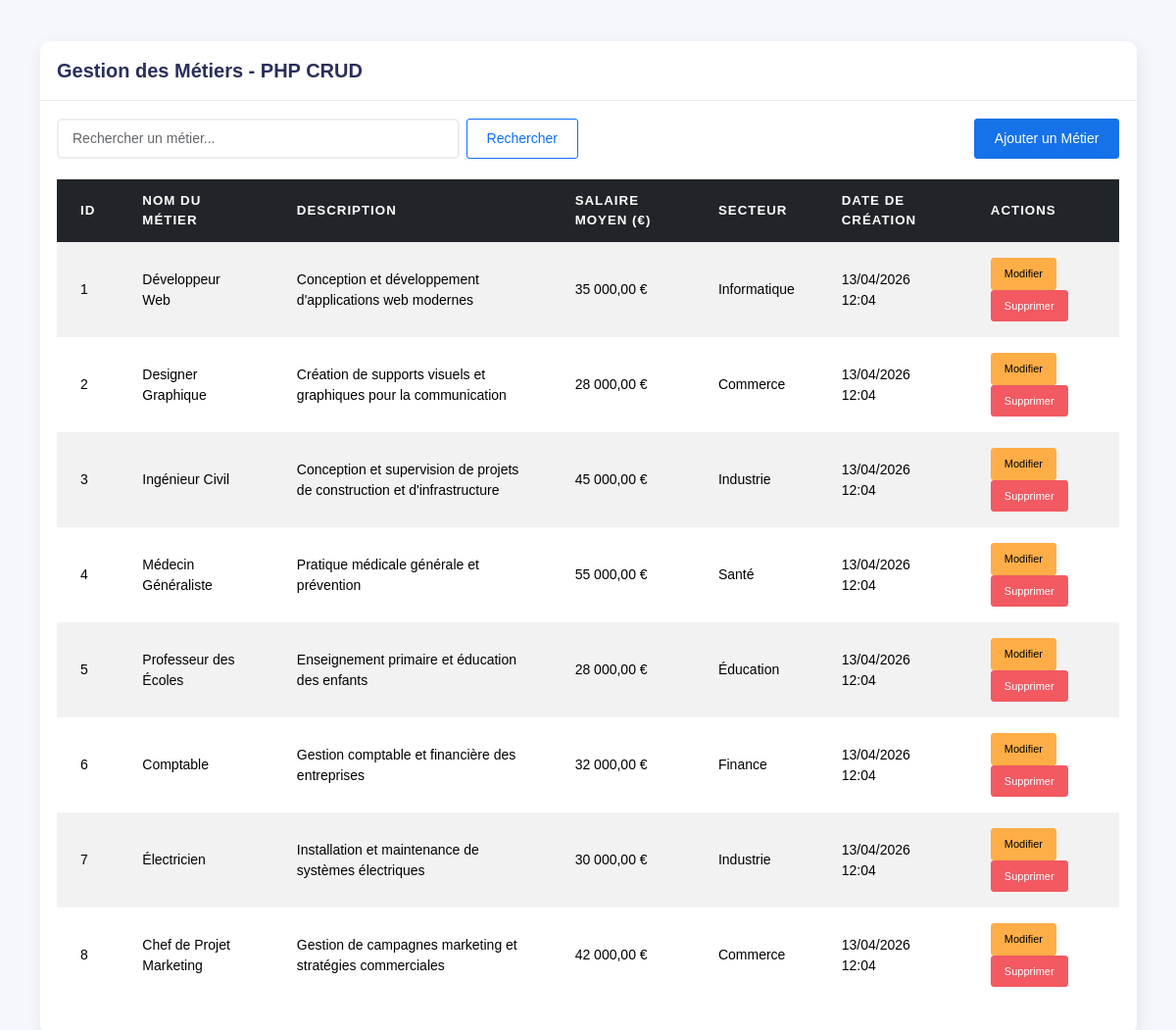
Screenshot of /metiers.php with the database file from the repository.
### tables this page shows
CREATE TABLE IF NOT EXISTS metiers (
    id INT AUTO_INCREMENT PRIMARY KEY,
    nom VARCHAR(255) NOT NULL,
    description TEXT,
    salaire_moyen DECIMAL(10,2),
    secteur VARCHAR(100),
    date_creation TIMESTAMP DEFAULT CURRENT_TIMESTAMP
);

### config.php (called while the page is built, shortened)
<?php
function getDBConnection() {
    try {
        $pdo = new PDO("mysql:host=" . DB_HOST . ";dbname=" . DB_NAME . ";charset=utf8", DB_USER, DB_PASS);
        $pdo->setAttribute(PDO::ATTR_ERRMODE, PDO::ERRMODE_EXCEPTION);
        return $pdo;
    } catch(PDOException $e) {
        die("Erreur de connexion : " . $e->getMessage());
    }
}
?>

### metiers.php (the view, shortened to what this page needs)
<?php
require_once 'config.php';
class MetierManager {
    private $pdo;
    public function __construct() {
        $this->pdo = getDBConnection();
    }
    public function getAllMetiers() {
        $sql = "SELECT * FROM metiers ORDER BY date_creation DESC";
        $stmt = $this->pdo->query($sql);
        return $stmt->fetchAll(PDO::FETCH_ASSOC);
    }
}
$metierManager = new MetierManager();
$metiers = isset($_GET['search']) && !empty($_GET['search'])
    ? $metierManager->rechercherMetiers($_GET['search'])
    : $metierManager->getAllMetiers();
?>
<!DOCTYPE html>
<html lang="fr">
<head>
    <link rel="stylesheet" href="assets/css/bootstrap.min.css">
    <link rel="stylesheet" href="assets/css/plugins.min.css">
    <link rel="stylesheet" href="assets/css/kaiadmin.min.css">
    <link rel="stylesheet" href="assets/css/demo.css">
</head>
<body>
    <div class="container mt-5">
        <div class="row">
            <div class="col-12">
                <div class="card">
                    <div class="card-header">
                        <h3 class="card-title">Gestion des Métiers - PHP CRUD</h3>
                    </div>
                    <div class="card-body">
                        <div class="row mb-4">
                            <div class="col-md-6">
                                <form method="GET" class="d-flex">
                                    <input type="text" name="search" class="form-control me-2"
                                           placeholder="Rechercher un métier..."
                                           value="<?php echo isset($_GET['search']) ? htmlspecialchars($_GET['search']) : ''; ?>">
                                    <button type="submit" class="btn btn-outline-primary">Rechercher</button>
                                </form>
                            </div>
                            <div class="col-md-6 text-end">
                                <button type="button" class="btn btn-primary" data-bs-toggle="modal" data-bs-target="#addMetierModal">
                                    <i class="fas fa-plus"></i> Ajouter un Métier
                                </button>
                            </div>
                        </div>
                        <div class="table-responsive">
                            <table class="table table-striped table-hover">
                                <thead class="table-dark">
                                    <tr>
                                        <th>ID</th>
                                        <th>Nom du Métier</th>
                                        <th>Description</th>
                                        <th>Salaire Moyen (€)</th>
                                        <th>Secteur</th>
                                        <th>Date de création</th>
                                        <th>Actions</th>
                                    </tr>
                                </thead>
                                <tbody>
                                    <?php if (empty($metiers)): ?>
                                        <tr>
                                            <td colspan="7" class="text-center text-muted">
                                                Aucun métier trouvé.
                                                <?php if (isset($_GET['search'])): ?>
                                                    <a href="metiers.php">Afficher tous les métiers</a>
                                                <?php endif; ?>
                                            </td>
                                        </tr>
                                    <?php else: ?>
                                        <?php foreach ($metiers as $metier): ?>
                                            <tr>
                                                <td><?php echo htmlspecialchars($metier['id']); ?></td>
                                                <td><?php echo htmlspecialchars($metier['nom']); ?></td>
                                                <td><?php echo htmlspecialchars($metier['description'] ?? '-'); ?></td>
                                                <td><?php echo $metier['salaire_moyen'] ? number_format($metier['salaire_moyen'], 2, ',', ' ') . ' €' : '-'; ?></td>
                                                <td><?php echo htmlspecialchars($metier['secteur'] ?? '-'); ?></td>
                                                <td><?php echo date('d/m/Y H:i', strtotime($metier['date_creation'])); ?></td>
                                                <td>
                                                    <a href="?edit=<?php echo $metier['id']; ?>" class="btn btn-sm btn-warning">
                                                        <i class="fas fa-edit"></i> Modifier
                                                    </a>
                                                    <button type="button" class="btn btn-sm btn-danger" onclick="confirmDelete(<?php echo $metier['id']; ?>, '<?php echo htmlspecialchars($metier['nom']); ?>')">
                                                        <i class="fas fa-trash"></i> Supprimer
                                                    </button>
                                                </td>
                                            </tr>
                                        <?php endforeach; ?>
                                    <?php endif; ?>
                                </tbody>
                            </table>
                        </div>
                    </div>
                </div>
            </div>
        </div>
    </div>
</body>
</html>

### rows the page displays
metiers: id "1", nom "Développeur Web", description "Conception et développement d'applications web modernes", salaire_moyen "35 000,00", secteur "Informatique", date_creation "13/04/2026 12:04"
metiers: id "2", nom "Designer Graphique", description "Création de supports visuels et graphiques pour la communication", salaire_moyen "28 000,00", secteur "Commerce", date_creation "13/04/2026 12:04"
metiers: id "3", nom "Ingénieur Civil", description "Conception et supervision de projets de construction et d'infrastructure", salaire_moyen "45 000,00", secteur "Industrie", date_creation "13/04/2026 12:04"
metiers: id "4", nom "Médecin Généraliste", description "Pratique médicale générale et prévention", salaire_moyen "55 000,00", secteur "Santé", date_creation "13/04/2026 12:04"
metiers: id "5", nom "Professeur des Écoles", description "Enseignement primaire et éducation des enfants", salaire_moyen "28 000,00", secteur "Éducation", date_creation "13/04/2026 12:04"
metiers: id "6", nom "Comptable", description "Gestion comptable et financière des entreprises", salaire_moyen "32 000,00", secteur "Finance", date_creation "13/04/2026 12:04"
metiers: id "7", nom "Électricien", description "Installation et maintenance de systèmes électriques", salaire_moyen "30 000,00", secteur "Industrie", date_creation "13/04/2026 12:04"
metiers: id "8", nom "Chef de Projet Marketing", description "Gestion de campagnes marketing et stratégies commerciales", salaire_moyen "42 000,00", secteur "Commerce", date_creation "13/04/2026 12:04"
